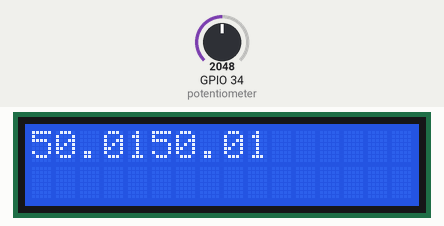
Recording of a sketch running on a simulated ESP32. On the bench: 16×2 character LCD. Inputs (shaded band) come from the test bench; at power-on: GPIO 34 (potentiometer) = 2048. What the sketch prints to the serial monitor is not drawn.

Above: at 1.2 s.
1.3 s: GPIO 34 (potentiometer) set to 2866
At 2.5 s:
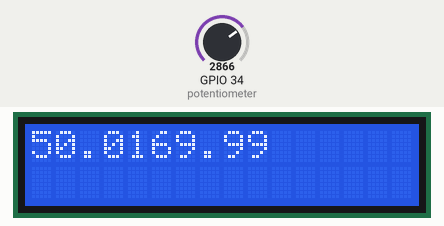
2.8 s: GPIO 34 (potentiometer) set to 3603
At 3.5 s:
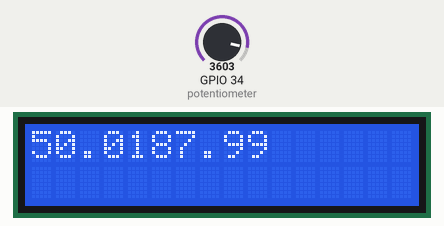
4.3 s: GPIO 34 (potentiometer) set to 4095
At 4.6 s:
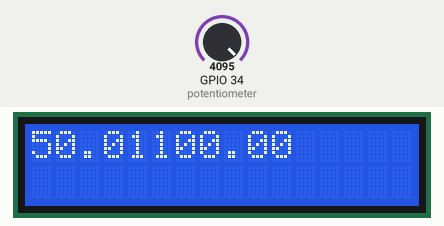
Timing chart, 0 to 7.3 s (numbered marks = the images above; inputs shaded):
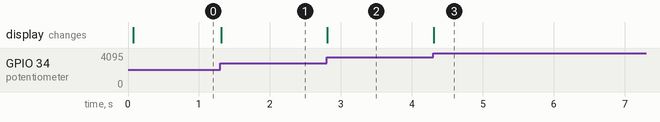

Measured:
- after the input at 1.3 s, the display: changes at once (image 1)
- after the input at 2.8 s, the display: changes at once (image 2)
- after the input at 4.3 s, the display: changes at once (image 3)

The sketch:

sketch.ino
```cpp
/*GND ligado no GND
   VCC ligado no 5V
SDA  ligado no pino 21
SCL ligado no pino 22

pegar a biblioteca do LCD : liquid crytal

Potenciomentro:
Sig(valor maximo que não pode chegar) no pino 34
VCC no 3v3
GND NO GND


*/
#include <LiquidCrystal_I2C.h>

LiquidCrystal_I2C lcd(0x27,16,2);

void setup() {
  // put your setup code here, to run once:
  Serial.begin(115200);
  Serial.println("Hello, ESP32!");
  // inicializa o lcd
  lcd.init();
  // inicializa o backlight
  lcd.backlight();

}

void loop() {
  // put your main code here, to run repeatedly:
  //lcd.setCursor(3,0);
  // lê o valor no pino 34
  int Valor = analogRead(34);
  Serial.println(Valor);

  // 100 dividido por 4095
  float Nivel = Valor * 0.0244200244200244;
  lcd.print(Nivel);
  lcd.setCursor(5,0);
  //lcd.clear();
  delay(1); // this speeds up the simulation
}
```
